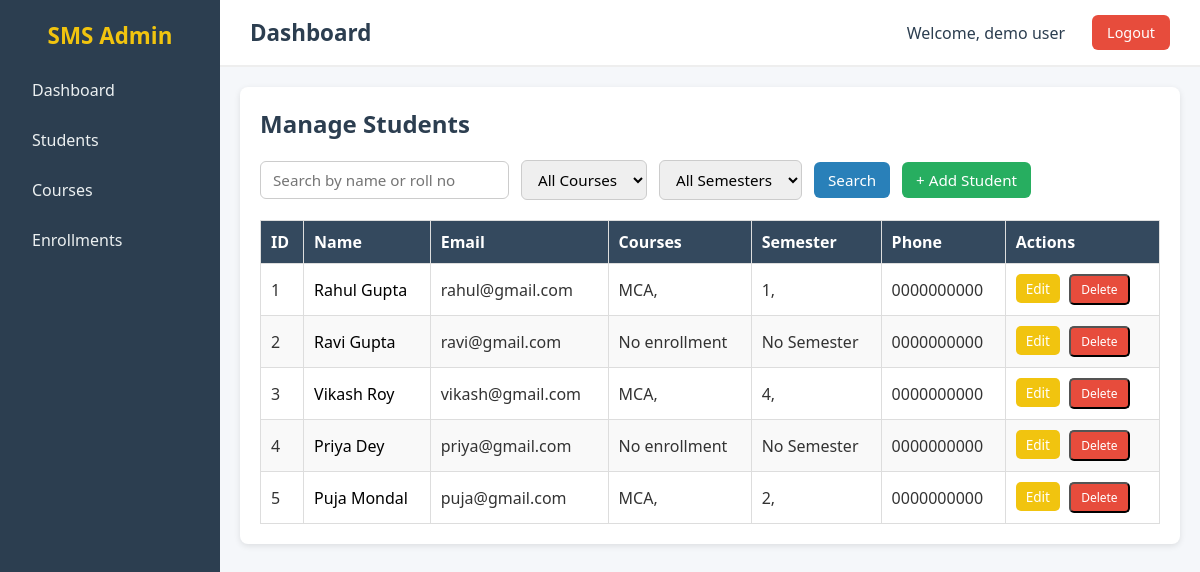
The app's page /students (signed in), older data.
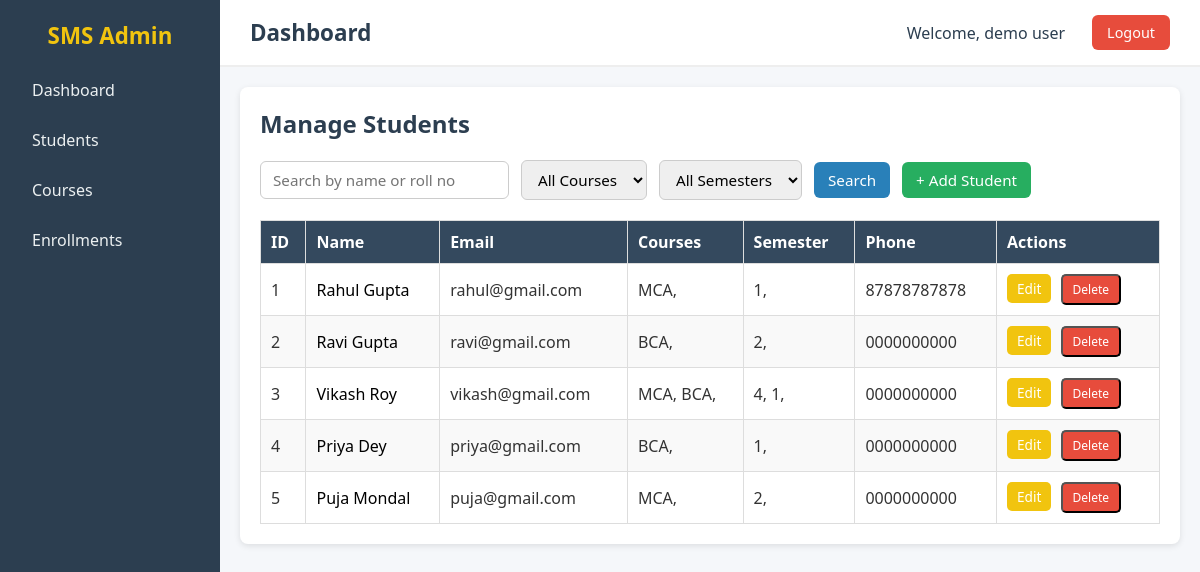
The same page, newer data.
### SMS/app/models/sms_models.py (models this page shows)
class User(db.Model):
    __tablename__ = "users"
    id = db.Column(db.Integer,primary_key= True)
    name = db.Column(db.String(100),nullable =False)
    email = db.Column(db.String(80),nullable = False)
    username = db.Column(db.String(80),unique = True,nullable = False)
    password = db.Column(db.String(80),nullable = False)

class Student(db.Model):
    __tablename__ = "students"
    id = db.Column(db.Integer, primary_key=True)
    name = db.Column(db.String(100), nullable=False)
    address = db.Column(db.String(200), nullable=False)
    age = db.Column(db.Integer, nullable=False)
    phone = db.Column(db.String(15), nullable=False)
    email = db.Column(db.String(30), nullable=False, unique=True)
    last_qualification = db.Column(db.String(30))
    enrollments = db.relationship("Enrollment", backref="student", lazy=True)

class Enrollment(db.Model):
    __tablename__ = "enrollments"
    f_date = datetime.date.today()
    id = db.Column(db.Integer, primary_key=True)
    student_id = db.Column(db.Integer, db.ForeignKey("students.id"), nullable=False)
    course_id = db.Column(db.Integer, db.ForeignKey("courses.id"), nullable=False)
    semester_id = db.Column(db.Integer, db.ForeignKey("semesters.id"), nullable=False)
    enroll_date = db.Column(db.Date, default=f_date, nullable=False)
    status = db.Column(db.String(20), default="active", nullable=False)
    course = db.relationship("Course", backref="enrollments")
    semester = db.relationship("Semester", backref="enrollments")

class Course(db.Model):
    __tablename__ = "courses"
    id = db.Column(db.Integer, primary_key=True)
    name = db.Column(db.String(100), nullable=False, unique=True)
    duration = db.Column(db.String(20), nullable=False)
    semesters = db.relationship("Semester", backref="course", lazy=True)

class Semester(db.Model):
    __tablename__ = "semesters"
    id = db.Column(db.Integer, primary_key=True)
    number = db.Column(db.Integer, nullable=False)  # e.g., 1, 2, 3...
    course_id = db.Column(db.Integer, db.ForeignKey("courses.id"), nullable=False)
    subjects = db.relationship("Subject", secondary="semester_subjects", backref="semesters")

### SMS/app/routes/students.py (the view)
@student_bp.route("/students")
@login_required
def students():
    got_students =  Student.query.all()
    return render_template("students/students.html",students=got_students)

### SMS/app/decorator/login_auth.py (called while the page is built)
def login_required(f):
    @wraps(f)
    def decorated_function(*args, **kwargs):
        if "user_id" not in session:
            return redirect(url_for("auth.login"))  # redirect to login page
        return f(*args, **kwargs)
    return decorated_function

### SMS/app/routes/base.py (called while the page is built)
@base_bp.app_context_processor
def inject_user():
    user_id = session.get('user_id')
    if user_id:
        return {"login_user": User.query.get(user_id)}
    return {"login_user": None}

### SMS/app/templates/students/students.html (shortened to what this page needs)
{% extends "base.html" %}
{% block css %}
<link rel="stylesheet" href="{{ url_for('static', filename='css/students.css') }}">
{% endblock %}
{% block content %}
<div class="students-container">
    <h2>Manage Students</h2>
    <form method="POST" action="/students/filter" class="filter-form">
        <input type="text" name="search" placeholder="Search by name or roll no">
        <select name="course" id="courseSelect">
            <option value="">All Courses</option>
        </select>
        <select name="semester" id="semesterSelect">
            <option value="">All Semesters</option>
        </select>
        <button type="submit" class="btn-submit">Search</button>
        <a href="/students/add" class="btn-add">+ Add Student</a>
    </form>
    <table class="students-table">
        <thead>
            <tr>
                <th>ID</th>
                <th>Name</th>
                <th>Email</th>
                <th>Courses</th>
                <th>Semester</th>
                <th>Phone</th>
                <th>Actions</th>
            </tr>
        </thead>
        <tbody>
            {% if students %}
            {% for student in students %}
            <tr>
                <td>{{ student.id }}</td>
                <td><a href="/students/{{student.id}}/viwe" class = "student_name_a">{{ student.name }}</a></td>
                <td>{{ student.email }}</td>
                <td> {% for enrollment in student.enrollments %}
                    {{ enrollment.course.name }},
                    {% else %}
                    No enrollment
                    {% endfor %} </td>
                <td>
                    {% for enrollment in student.enrollments %}
                    {{ enrollment.semester.number }},
                    {% else %}
                    No Semester
                    {% endfor %}
                <td>{{ student.phone }}</td>
                <td class="actions">
                    <a href="/students/{{ student.id }}/edit" class="btn-edit">Edit</a>
                    <form method="POST" action="/students/{{ student.id }}/delete"
                        style="display:inline;" onsubmit="return confirmDelete(this);">
                        <button type="submit" class="btn-delete">Delete</button>
                    </form>
                </td>
            </tr>
            {% endfor %}
            {% else %}
            <tr>
                <td colspan="7" class="no-data">No students found.</td>
            </tr>
            {% endif %}
        </tbody>
    </table>
</div>
{% endblock %}

### SMS/app/templates/base.html (shortened to what this page needs)
<!DOCTYPE html>
<html lang="en">
<head>
    <link rel="stylesheet" href="{{ url_for('static', filename='css/base.css') }}">
    {% block css %}{% endblock %}
</head>
<body>
    <div class="main-content">
        <div class="sidebar">
            <h2><a href="/">SMS Admin</h2></a>
            <ul>
                <li><a href="/">Dashboard</a></li>
                <li><a href="/students">Students</a></li>
                <li><a href="/courses">Courses</a></li>
                <li><a href="/enrollments">Enrollments</a></li>
            </ul>
        </div>
        <div class="content">
            <header>
                <h1>{% block header_title %}Dashboard{% endblock %}</h1>
                <div class="user-info">
                    <span class="username">Welcome, {{ login_user.name }}</span>
                    <a href="/logout" class="logout-btn" onclick="clearAppCache()">Logout</a>
                </div>
            </header>
            <main>
            {% block content %}
            {% endblock %}
        </main>
        </div>
    </div>
</body>
</html>

### SMS/app/static/css/base.css (style rules this page uses)
* { margin: 0; padding: 0; box-sizing: border-box; font-family: "Segoe UI", Tahoma, Geneva, Verdana, sans-serif; }
body { background: #f5f7fa; color: #333; min-height: 100vh; }
.main-content { display: flex; min-height: 100vh; }
.sidebar { width: 220px; background: #2c3e50; color: #fff; padding: 20px; flex-shrink: 0; }
.sidebar h2 { text-align: center; margin-bottom: 20px; font-size: 1.4rem; }
.sidebar h2 a { text-decoration: none; color: #f1c40f; }
.sidebar ul { list-style: none; }
.sidebar ul li { margin: 12px 0; }
.sidebar ul li a { text-decoration: none; color: #ecf0f1; padding: 8px 12px; display: block; border-radius: 6px; transition: background 0.3s; }
.content { flex-grow: 1; display: flex; flex-direction: column; }
header { background: #fff; padding: 15px 30px; display: flex; justify-content: space-between; align-items: center; border-bottom: 2px solid #eee; }
.user-info { display: flex; align-items: center; gap: 15px; }
.username { font-size: 1rem; font-weight: 500; color: #2c3e50; padding: 6px 12px; border-radius: 6px; }
header h1 { font-size: 1.4rem; color: #2c3e50; }
.logout-btn { text-decoration: none; background: #e74c3c; color: #fff; padding: 8px 15px; border-radius: 6px; font-size: 0.9rem; transition: background 0.3s; }
main { flex-grow: 1; padding: 20px; }

### SMS/app/static/css/students.css (style rules this page uses)
.students-container { padding: 20px; background: #fff; border-radius: 8px; box-shadow: 0 2px 6px rgba(0,0,0,0.1); }
.students-container h2 { color: #2c3e50; margin-bottom: 20px; }
.filter-form { display: flex; flex-wrap: wrap; gap: 12px; align-items: center; margin-bottom: 20px; }
.filter-form input[type="text"], .filter-form select { padding: 8px 12px; border-radius: 6px; border: 1px solid #ccc; font-size: 0.95rem; }
.btn-submit, .btn-add { padding: 8px 14px; border-radius: 6px; text-decoration: none; font-size: 0.95rem; cursor: pointer; transition: 0.3s; }
.btn-submit { background: #2980b9; color: #fff; border: none; }
.btn-add { background: #27ae60; color: #fff; border: none; text-align: center; }
.students-table { width: 100%; border-collapse: collapse; margin-top: 15px; }
.students-table th, .students-table td { border: 1px solid #ddd; padding: 10px; text-align: left; }
.students-table th { background: #34495e; color: #fff; font-weight: 600; }
.student_name_a { text-decoration: none; color: black; }
.students-table tr:nth-child(even) { background: #f9f9f9; }
.actions a { margin-right: 5px; padding: 5px 10px; border-radius: 5px; color: #fff; text-decoration: none; font-size: 0.85rem; transition: 0.3s; }
.btn-edit { background: #f1c40f; }
.btn-delete { background: #e74c3c; margin-right: 5px; padding: 5px 10px; border-radius: 5px; color: #fff; text-decoration: none; font-size: 0.75rem; transition: 0.3s; display: inline; }

Row changes from the older to the newer data that the page shows:
changed Student "Rahul Gupta": phone "0000000000" → "87878787878"
shown differently, row unchanged: Student "Ravi Gupta": no longer shows "No enrollment No Semester"
added Enrollment: course.name "BCA", semester.number "2", shown under Student "Ravi Gupta"
added Enrollment: course.name "BCA", semester.number "1", shown under Student "Vikash Roy"
shown differently, row unchanged: Student "Priya Dey": no longer shows "No enrollment No Semester"
added Enrollment: course.name "BCA", semester.number "1", shown under Student "Priya Dey"
